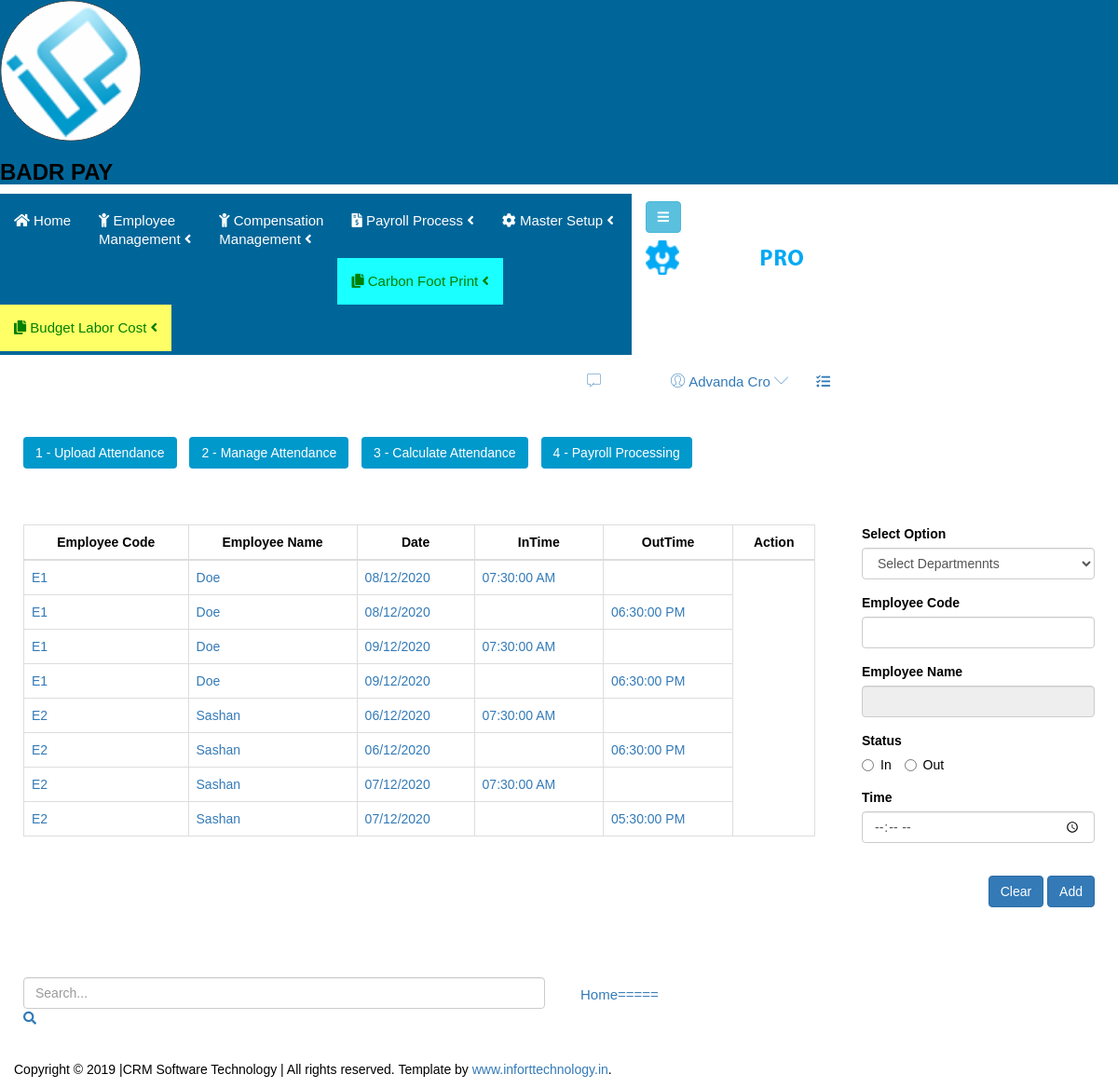
The app's page /Wamp/Forms/AttendanceManagement/AttendanceManagement.php with its own data.
### tables this page shows
CREATE TABLE IF NOT EXISTS `empattendance` (
  `ID` int NOT NULL AUTO_INCREMENT,
  `EMPCode` int NOT NULL,
  `EMPDate` date NOT NULL,
  `EmpTime` datetime NOT NULL,
  `InOut` int NOT NULL,
  `Status` int NOT NULL,
  `IsPayroll` int NOT NULL,
  `DateType` int NOT NULL,
  `SiteID` double NOT NULL,
  PRIMARY KEY (`ID`)
);

CREATE TABLE IF NOT EXISTS `employee` (
  `EmployeeID` int NOT NULL AUTO_INCREMENT,
  `EmployeeCode` varchar(15) NOT NULL,
  `FirstName` varchar(50) NOT NULL,
  `LastName` varchar(50) NOT NULL,
  `DepartmentID` int NOT NULL,
  `DesignationID` int NOT NULL,
  `Gender` varchar(10) NOT NULL,
  `Email` varchar(100) NOT NULL,
  `Address` varchar(255) NOT NULL,
  `MobileNumber` varchar(15) NOT NULL,
  `BirthDate` date NOT NULL,
  `JoinedDate` date NOT NULL,
  `Status` varchar(20) NOT NULL,
  `BasicSalary` decimal(10,2) NOT NULL,
  `PhotoPath` varchar(255) DEFAULT NULL,
  `PhotoID` varchar(255) NOT NULL,
  `QID` varchar(15) NOT NULL,
  `HourlyRate` double NOT NULL,
  PRIMARY KEY (`EmployeeID`)
);

### Wamp/Connection/dbconnecting.php (called while the page is built, shortened)
<?php
$host = "localhost";
$user = "root";
$password = "";
$database = "badrpayroll";
class DBHandle {
    private $connection;
    public function __construct($host, $user, $password, $database) {
        $this->connection = new mysqli($host, $user, $password, $database);
    }
    public function runQuery($query) {
        $result = $this->connection->query($query);
        return $result;
    }
}
$db_handle = new DBHandle($host, $user, $password, $database);
?>

### Wamp/Forms/AttendanceManagement/AttendanceManagement.php (the view, shortened to what this page needs)
<?php
	require_once("../../Connection/dbconnecting.php");
?>
<!doctype html>
<html class="no-js" lang="en">
<head>
	<?php include('../../Include/headerlinks.php');
	?>
</head>
<body class="materialdesign">
    <div class="wrapper-pro">
        <?php include('../../Include/sidebar.php'); ?>
        <div class="content-inner-all">
            <?php include('../../Include/header.php'); ?>
            <div class="breadcome-area mg-b-30 small-dn">
                <div class="container-fluid">
                    <div class="row">
                        <div class="col-lg-12">
                            <div class="breadcome-list shadow-reset">
                                <div class="row">
                                    <div class="col-lg-12">
                                        <div class="menu-container">
											<a href="../AttendanceUpload/AttendanceUpload.php" class="btn " style="background-color:#0099cc; color:white;">1 - Upload Attendance</a>
										</div>
										<div class="menu-container">
											<a  href="../AttendanceManagement/AttendanceManagement.php"  class="btn " style="background-color:#0099cc; color:white;">2 - Manage Attendance </a>
										</div>
										<div class="menu-container">
											<a href="../AttendanceCalculations/AttendanceCalculations.php" class="btn " style="background-color:#0099cc; color:white;">3 - Calculate Attendance </a>
										</div>
										<div class="menu-container">
											<a href="../PayrollProcess/PayrollProcessUI.php" class="btn " style="background-color:#0099cc; color:white;">4 - Payroll Processing </a>
										</div>
                                    </div>
                                </div>
                            </div>
                        </div>
                    </div>
                </div>
            </div>
			<div class="breadcome-area mg-b-30 small-dn">
				<div class="container-fluid">
					<div class="row">
						<div id="Insert_NewOne">
						<div class="col-lg-9">
							<div class="breadcome-list shadow-reset">
								<div id="DepartmentWise_Loading">
								<table class="table table-bordered" >
									<thead>
										<tr>
											<th  style="  text-align:center;">Employee Code</th>
											<th  style="  text-align:center;">Employee Name</th>
											<th  style="  text-align:center;">Date</th>
											<th  style="  text-align:center;">InTime</th>
											<th  style="  text-align:center;">OutTime</th>
											<th  style="  text-align:center;">Action</th>
										</tr>
									</thead>
									<tbody>
									<?php
									$queryA = "SELECT `employee`.`FirstName`, `employee`.`EmployeeCode`,`empattendance`.`EMPDate`,`empattendance`.`EmpTime`,
											  `empattendance`.`InOut`,`empattendance`.`ID` ,`employee`.`EmployeeID`
											  FROM `empattendance`
											  INNER JOIN employee ON `empattendance`.`EMPCode` = `employee`.`EmployeeID`
											  WHERE (EmpAttendance.Status = 0)
											  ORDER BY EmpAttendance.EMPCode, EmpAttendance.EMPDate, EmpAttendance.InOut DESC";
									$resultA = $db_handle->runQuery($queryA);
									$i=0;
									if(!empty($resultA)){
										foreach ($resultA as $r) {
											$InOut=$r['InOut'];
											$EMPDate=$r['EMPDate'];
											$EMPCode=$r['EmployeeCode'];
											$InDateTime=$r['EmpTime'];
											$OutDateTime=$r['EmpTime'];
											$dateIN = new DateTime($InDateTime);
											$timeIn = $dateIN->format('h:i:s A');
											$dateOut = new DateTime($OutDateTime);
											$timeOut = $dateOut->format('h:i:s A');
											if($i%2==0)
											$classname="evenRow";
											else
											$classname="oddRow";
											$query1="SELECT Count(`ID`) as `RecCount` ,ID FROM `empattendance`
														WHERE `EMPCode`='$EMPCode' and `EMPDate`='$EMPDate'";
											$result2 = $db_handle->runQuery($query1);
											if(!empty($result2)) {
												foreach ($result2 as $r1) {
													$RecCount=$r1['RecCount'];
													$RecCountaa=$RecCount%2;
												}
											}
										?>
										<tr  id="show" class="<?php if(isset($classname)) echo $classname;?>">
										<?php
											if($RecCountaa==0){
												?>
												<td> <a href="#"  class="atendance" id="<?php  ?>"><?php  echo $r['EmployeeCode'];  ?></a></td>
												<td><a href="#"  class="atendance" id="<?php  ?>"><?php echo $r['FirstName']; ?></td>
												<td><a href="#"  class="atendance" id="<?php  ?>"><?php echo date("d/m/Y",strtotime($EMPDate));?></td>
												<td><a href="#"  class="atendance" id="<?php  ?>"><?php if ($InOut=='1'){
												echo $timeIn;
												} ?></td>
												<td><a href="#"  class="atendance" id="<?php  ?>"><?php if ($InOut=='0'){
												echo $timeOut;
												} ?></td>
												<?php
											}
											?>
										</tr>
											<?php
											$i++;
										}
									}
									?>
									</tbody>
								</table>
								</div>
							</div>
						</div>
						</div>
						<div class="col-lg-3">
							<div class="breadcome-list shadow-reset" >
								<div class="form-group">
									<label for="cmbDepartment" style="text-align: left; display: block;">Select Option</label>
									<select class="form-control" id="cmbDepartment">
										<option value="">Select Departmennts</option>
									</select>
								</div>
								<div class="form-group">
									<label for="employeeCode" style="text-align: left; display: block;">Employee Code</label>
									<input type="text" class="form-control" id="employeeCode">
								</div>
								<div class="form-group">
									<label for="employeeName" style="text-align: left; display: block;">Employee Name</label>
									<input type="text" class="form-control" id="employeeName" disabled>
								</div>
								<div class="form-group">
									<label style="text-align: left; display: block;">Status</label>
									<div class="radio-buttons">
										<label class="radio-inline"><input type="radio" name="status" id="In" value="In"> In</label>
										<label class="radio-inline"><input type="radio" name="status" id="Out" value="Out"> Out</label>
									</div>
								</div>
								<div class="form-group">
									<label for="txtTime" style="text-align: left; display: block;">Time</label>
									<input type="time" class="form-control" id="txtTime">
								</div>
								<div class="form-group">
									<div class="form-group" style="text-align: right; display: block;"><br>
										<button type="button" class="Clear_Button btn btn-primary" id="Clear_Button">Clear</button>
										<button type="button" class="Add_Button btn btn-primary" id="Add_Button">Add</button>
									</div>
								</div>
							</div>
						</div>
						</div>
					</div>
				</div>
			</div>
			<?php include('../../Include/menuarea.php'); ?>
        </div>
    <?php include('../../Include/footer.php'); ?>
</body>
</html>

### Wamp/Forms/css/style.css (style rules this page uses)
body { font-family: "Poppins", sans-serif; color: #000000; background-color: #ffffff; }
.btn, .btn:focus { outline: none !important; -webkit-box-shadow: none; box-shadow: none; }

### Wamp/Forms/AttendanceManagement/AttendanceManagement.php (style rules this page uses)
.menu-container { display: inline-block; margin-right: 10px; }
.breadcome-area { padding: 20px 0; }
.breadcome-list { padding: 10px; }

### records on screen
empattendance: employee.EmployeeCode "E1", employee.FirstName "Doe", EMPDate "08/12/2020", EmpTime "07:30:00 AM"
empattendance: employee.EmployeeCode "E1", employee.FirstName "Doe", EMPDate "08/12/2020", EmpTime "06:30:00 PM"
empattendance: employee.EmployeeCode "E1", employee.FirstName "Doe", EMPDate "09/12/2020", EmpTime "07:30:00 AM"
empattendance: employee.EmployeeCode "E1", employee.FirstName "Doe", EMPDate "09/12/2020", EmpTime "06:30:00 PM"
empattendance: employee.EmployeeCode "E2", employee.FirstName "Sashan", EMPDate "06/12/2020", EmpTime "07:30:00 AM"
empattendance: employee.EmployeeCode "E2", employee.FirstName "Sashan", EMPDate "06/12/2020", EmpTime "06:30:00 PM"
empattendance: employee.EmployeeCode "E2", employee.FirstName "Sashan", EMPDate "07/12/2020", EmpTime "07:30:00 AM"
empattendance: employee.EmployeeCode "E2", employee.FirstName "Sashan", EMPDate "07/12/2020", EmpTime "05:30:00 PM"
